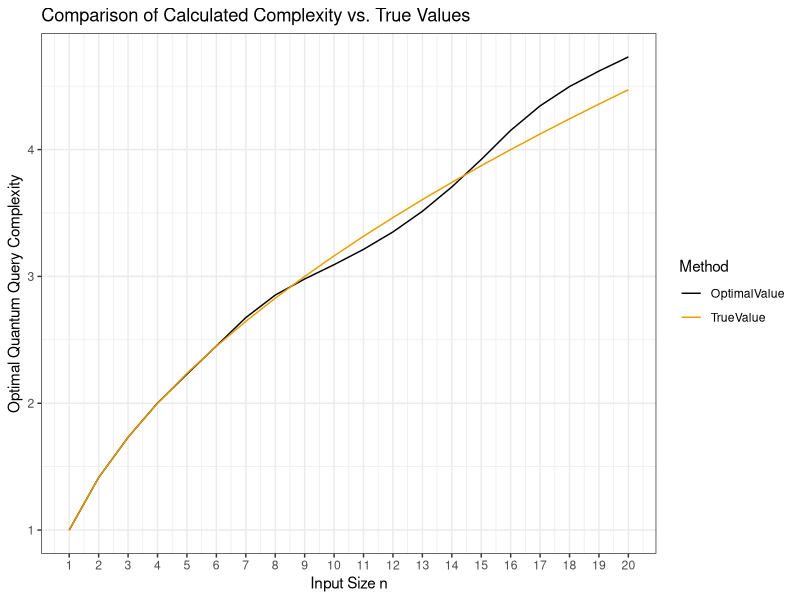
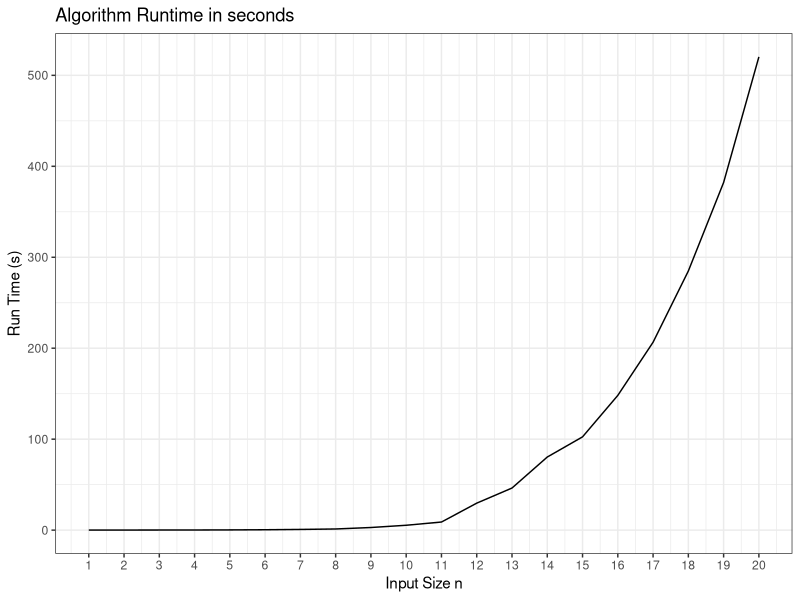

Generate these figures, in order, with R:
library(data.table)
library(tidyverse)
library(ggthemes)

results <- fread("./graphs/ORWorstCaseOutput.csv") %>%
  gather("Method", "Value", -RunTime, -n)

objFunCompPlot <- results %>%
  ggplot(aes(x = n, y = Value, group = Method)) +
  geom_line(aes(color = Method)) +
  scale_color_colorblind() +
  theme_bw() +
  labs(title = "Comparison of Calculated Complexity vs. True Values",
       x = "Input Size n",
       y = "Optimal Quantum Query Complexity") +
  scale_x_continuous(breaks = 1:max(results$n))

runTimePlot <- results %>%
  ggplot(aes(x = n, y = RunTime)) +
  geom_line() +
  theme_bw() +
  labs(title = "Algorithm Runtime in seconds",
       x = "Input Size n",
       y = "Run Time (s)") +
  scale_x_continuous(breaks = 1:max(results$n))

ggsave("ObjFunCompToTrue_OR.eps", plot = objFunCompPlot)
ggsave("WorstCaseRunTimePlot_OR.eps", plot = runTimePlot)

